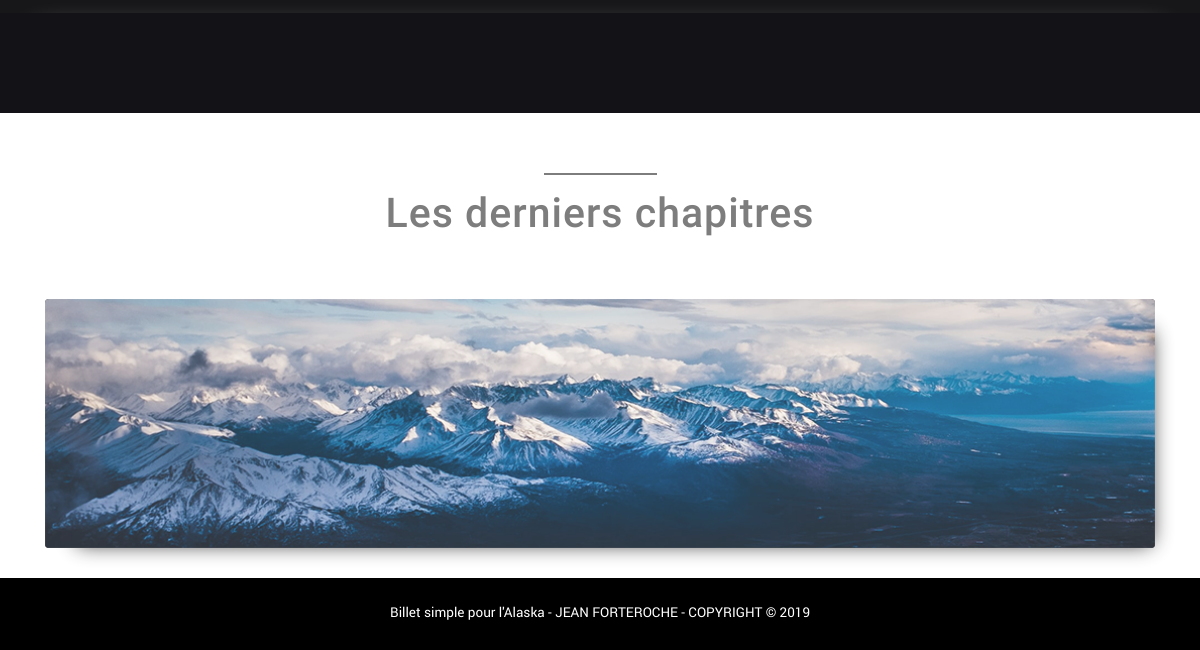
Before: / (lower part) with the older database file.
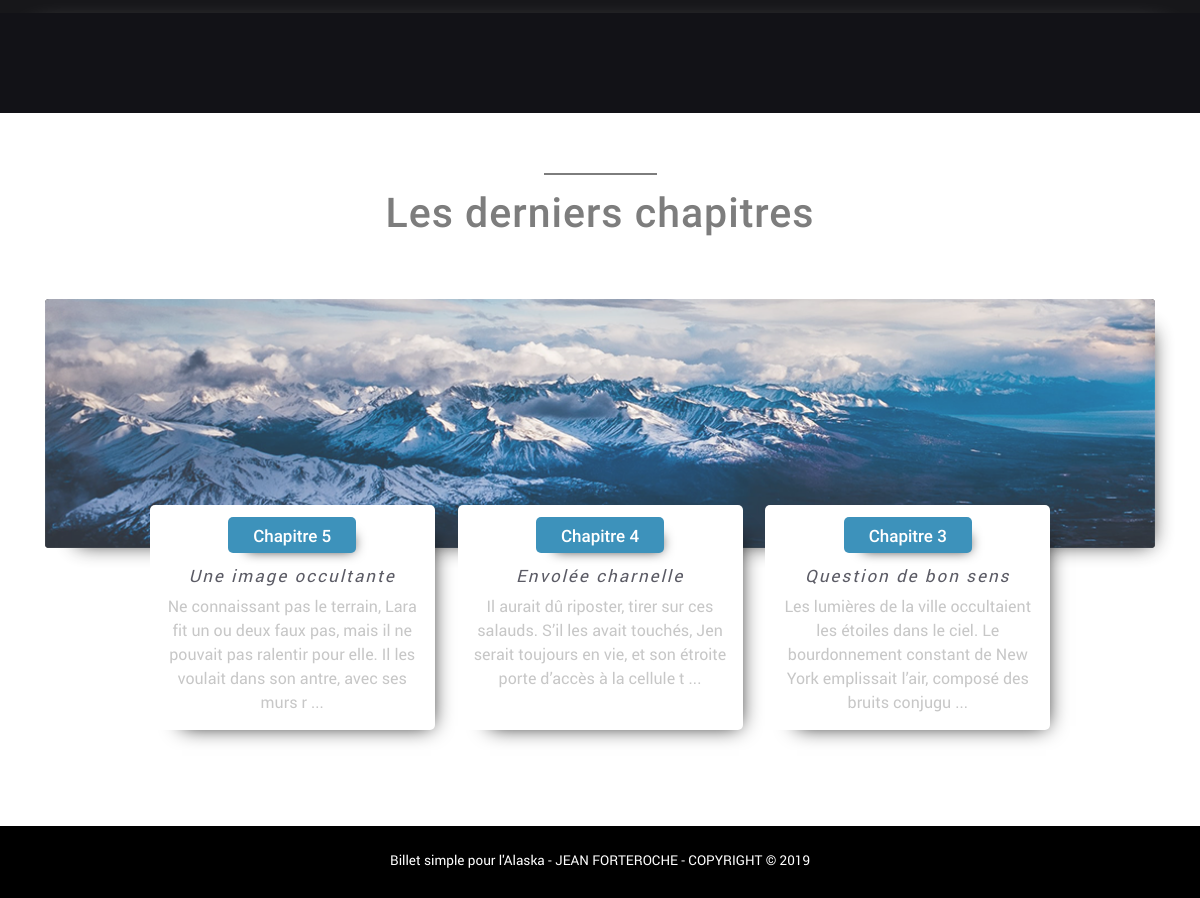
After: the same page with the newer database file.
### tables this page shows
CREATE TABLE `chapitres` (
  `id_chapitre` int(11) NOT NULL,
  `numero` varchar(20) NOT NULL,
  `titre` varchar(255) NOT NULL,
  `date_creation` datetime NOT NULL,
  `date_publication` datetime NOT NULL,
  `statut` int(11) NOT NULL,
  `content_text` text NOT NULL,
  `content_img` text NOT NULL
);

### controller/ctrl-Frontend.php (called while the page is built, shortened)
<?php
require('model/ChapterManager.php');
	function viewPreviewChaps()
		{
		    $chapterManager = new ChapterManager();
		    $previewChaps = $chapterManager->getPreviewChaps();
			require 'view/frontend/indexView.php';
		}

### model/ChapterManager.php (called while the page is built, shortened)
<?php
class ChapterManager extends Manager
    {
        public function getPreviewChaps()
            {
                $db = $this->dbConnect();
                $previewChaps = $db->query('SELECT id_chapitre, numero, titre, content_text, DATE_FORMAT(date_creation, "%d/%m/%Y à %Hh%imin%ss") AS date_creation_fr FROM chapitres WHERE statut="1" ORDER BY date_creation DESC LIMIT 0, 3');
                return $previewChaps;
            }
    }

### view/frontend/indexView.php (the view, shortened to what this page needs)
    <section id="bio">
        <div id="bioContenair" class="container">
        </div>
    </section>
    <section id="transition2"></section>
    <section id="apercuChapitres">
        <div id="apercuContenair" class="container">
            <hr>
            <h2>Les derniers chapitres</h2>
            <div id="apercuPart1">
                <img src="public/images/lastChapter.png">
            </div>
            <div id="apercuPart2">
                <div id="barreBack" class="row justify-content-md-center">
                <?php while ($data = $previewChaps->fetch()): ?>
                    <div class="col-xs-12 col-md-3 previewChap">
                        <div class="chapNbr" onclick="window.location.href='<?= "index.php?action=Chapitre&idChapitre=" . $data["id_chapitre"] ?>'"><?php echo htmlspecialchars($data['numero']); ?>
                        </div>
                        <h4><?php echo htmlspecialchars($data['titre']); ?></h4>
                        <p><?php echo substr($data['content_text'], 0, 150) . " ... "; ?></p>
                    </div>
                <?php endwhile; ?>
                </div>
            </div>
        </div>
    </section>
<?php require('template.php'); ?>

Changed rows visible on the page:
now on this page (row edited): chapitres: numero "Chapitre 5", titre "Une image occultante", content_text "Ne connaissant pas le terrain, Lara fit un ou deux faux pas, mais il ne pouvait pas ralentir pour elle. Il les voulait dans son antre, avec ses murs r"
now on this page (row edited): chapitres: numero "Chapitre 4", titre "Envolée charnelle", content_text "Il aurait dû riposter, tirer sur ces salauds. S’il les avait touchés, Jen serait toujours en vie, et son étroite porte d’accès à la cellule t"
now on this page (row edited): chapitres: numero "Chapitre 3", titre "Question de bon sens", content_text "Les lumières de la ville occultaient les étoiles dans le ciel. Le bourdonnement constant de New York emplissait l’air, composé des bruits conjugu"
